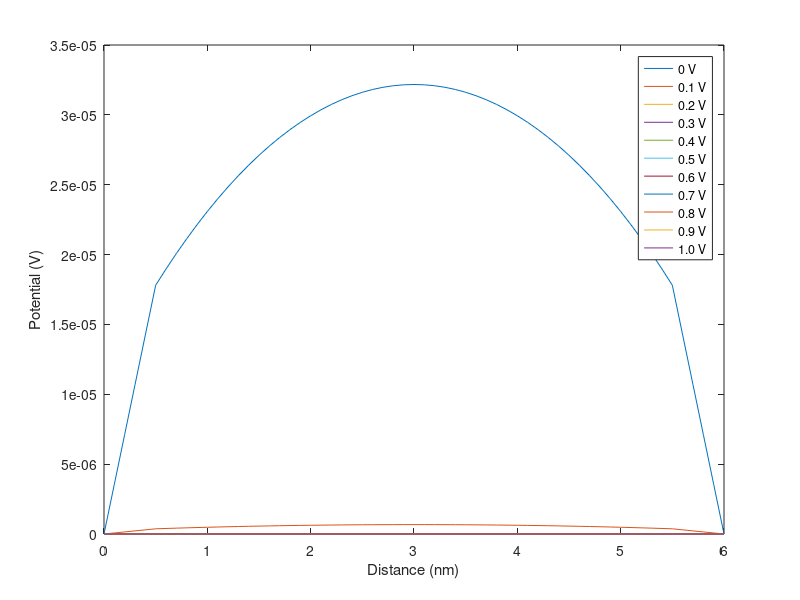

Write the MATLAB code that produced this figure.
close all;
clear all;

q = 1.602192e-19; % Elementary charge (C)
eps0 = 8.854187817e-12; % Vacuum permittivity, (F/m)
k_B = 1.380662e-23; % Boltzmann constant (J/K) 
T = 300; % Temperature (K)
Delta_x = 0.1e-9; % 0.1 nm spacing
N = 61; % 6 nm thick
x = Delta_x*transpose([0:N-1]); % real space (m)
Inter1 = 6; % At x = 0.5 nm
Inter2 = 56; % At x = 5.5 nm
eps_si = 11.7; % Silicon relative permittivity
eps_ox = 3.9; % Silicon dioxide relative permittivity
Nacc = 1e24; % 1e18/cm^3
ni = 1.075e16; % 1.075e10/cm^3
Voltage_sweep = 0:0.1:1; % Votage step (V)

for i = 1:11;
    gate_potential = 0.33374-Voltage_sweep(i);
    A = zeros(N,N);
    A(1,1) = 1; A(N,N) = 1;
    for j = 2:N-1
        if     (j < Inter1)   A(j,j-1) = eps_ox;    A(j,j) = -2*eps_ox;         A(j,j+1) = eps_ox;
        elseif (j == Inter1)  A(j,j-1) = eps_ox;    A(j,j) = -eps_ox-eps_si;    A(j,j+1) = eps_si;
        elseif (j < Inter2)   A(j,j-1) = eps_si;    A(j,j) = -2*eps_si;         A(j,j+1) = eps_si;
        elseif (j == Inter2)  A(j,j-1) = eps_si;    A(j,j) = -eps_si-eps_ox;    A(j,j+1) = eps_ox;
        elseif (j > Inter2)   A(j,j-1) = eps_ox;    A(j,j) = -2*eps_ox;         A(j,j+1) = eps_ox;
        end
    end
    
    % Boundary value of the electrostatic potential %
    B = zeros(N,1);
    B(1,1) = gate_potential; B(N,1) = gate_potential;
    for j = Inter1:Inter2
        if     (j == Inter1)  B(j,1) = Delta_x*Delta_x*q*Nacc/eps0*0.5;
        elseif (j == Inter2)  B(j,1) = Delta_x*Delta_x*q*Nacc/eps0*0.5;
        else                  B(j,1) = Delta_x*Delta_x*q*Nacc/eps0;
        end
    end
    phi = inv(A)*B;

    % Electron density %
    n = zeros(N,1);
    for j = Inter1:Inter2
        n(j,1) = ni*exp(q*phi(j,1)/(k_B*T));
    end
    
    % Re-calculation of potential by using calculated carrier density %
    B_re = zeros(N,1);
    B_re(1,1) = gate_potential; B_re(N,1) = gate_potential;
    for j = Inter1:Inter2
        if     (j == Inter1)  B_re(j,1) = Delta_x*Delta_x*q*(Nacc+n(j,1))/eps0*0.5;
        elseif (j == Inter2)  B_re(j,1) = Delta_x*Delta_x*q*(Nacc+n(j,1))/eps0*0.5;
        else                  B_re(j,1) = Delta_x*Delta_x*q*(Nacc+n(j,1))/eps0;
        end
    end
    
    phi_re = inv(A)*B_re;
    diff(:,i) = phi-phi_re;
    
    plot(x/1e-9,diff);
    xlabel('Distance (nm)');
    ylabel('Potential (V)');
    legend('0 V','0.1 V','0.2 V','0.3 V','0.4 V','0.5 V','0.6 V','0.7 V','0.8 V','0.9 V','1.0 V');
end

% Initial Condition (i = 1) %
% figure(1);
% plot(x/1e-9,phi(:,i));
% xlabel('Distance (nm)');
% ylabel('Potential (V)');
% figure(2);
% plot(x/1e-9,n(:,i)*1e-6);
% xlabel('Position (nm)');
% ylabel('Electron density (cm^-^3)'); 
% figure(3);
% plot(x/1e-9,phi_re(:,i));
% xlabel('Distance (nm)');
% ylabel('Potential (V)');
% figure(4);
% plot(x/1e-9,diff(:,i));
% xlabel('Distance (nm)');
% ylabel('Potential (V)');
